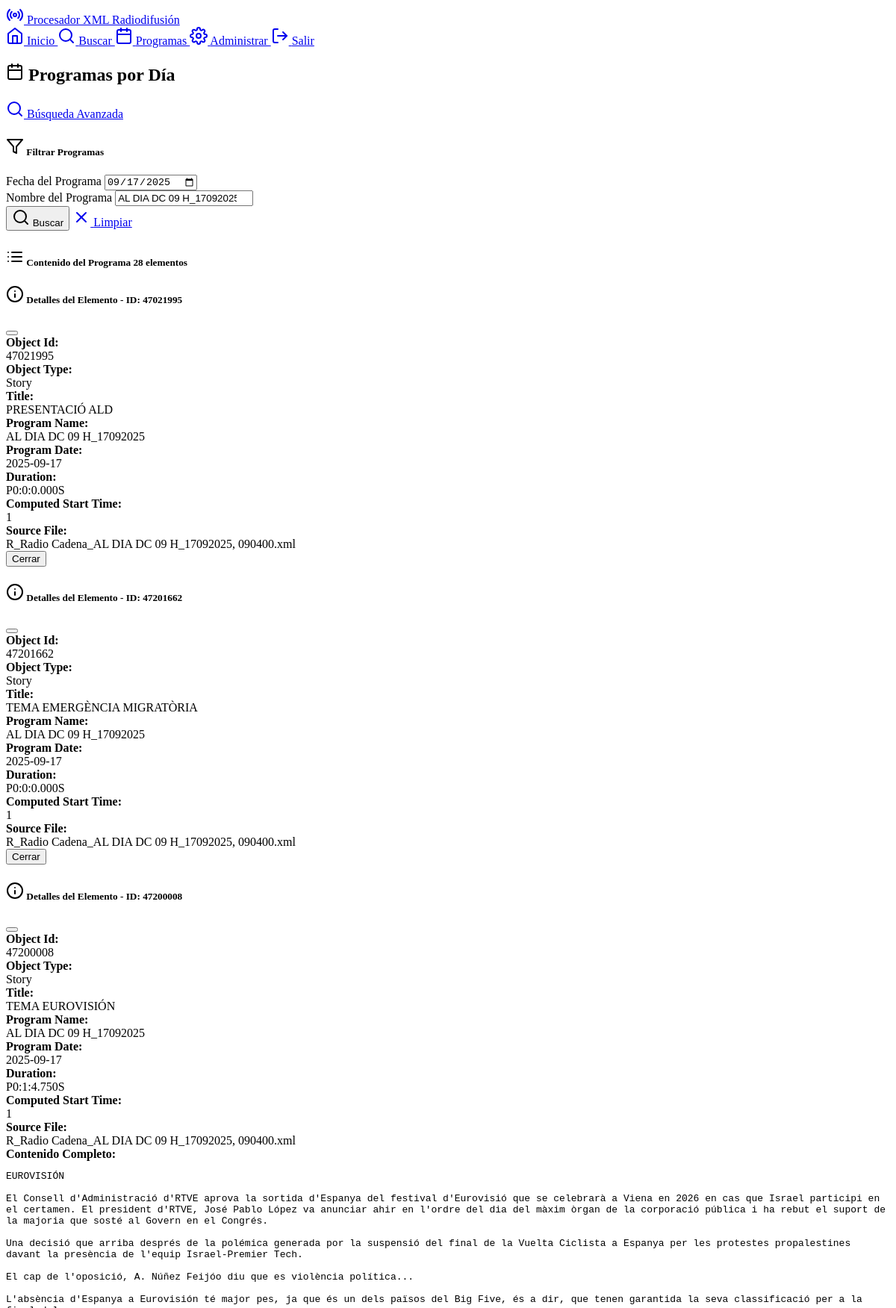
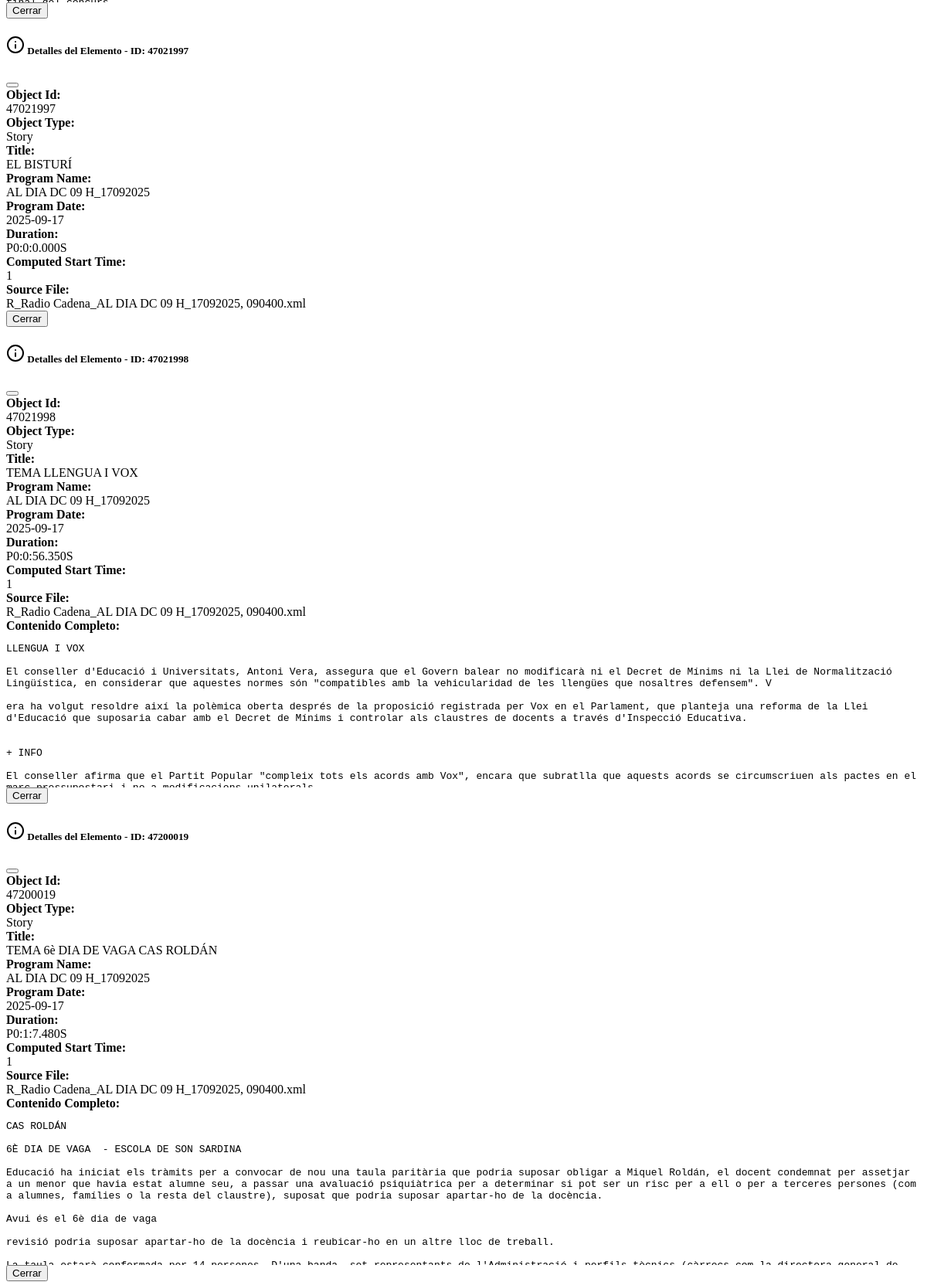
The page /programs?date=2025-09-17&program=AL+DIA+DC+09+H_17092025 (signed in, upper part) on the database its author committed (2 pictures, top to bottom).
### models.py (models this page shows, shortened)
class XMLData(db.Model):
    __tablename__ = 'xml_data'
    id = db.Column(Integer, primary_key=True, autoincrement=True)
    guid = db.Column(Text)
    object_id = db.Column(Text)
    object_type = db.Column(Text)
    timestamp = db.Column(Text)
    broadcast_start_time = db.Column(Text)
    broadcast_end_time = db.Column(Text)
    duration = db.Column(Text)
    title = db.Column(Text)
    text_content = db.Column(Text)
    text_duration = db.Column(Text)
    text_timing = db.Column(Text)
    timegap_timing = db.Column(Text)
    clip_timing = db.Column(Text)
    title_status = db.Column(Text)
    title_type = db.Column(Text)
    site_name = db.Column(Text)
    site_version = db.Column(Text)
    export_path = db.Column(Text)
    planning_area = db.Column(Text)
    linked_story = db.Column(Text)
    language_cat = db.Column(Text)
    language_vo = db.Column(Text)
    language_esp = db.Column(Text)
    has_audio_track = db.Column(Text)
    fact_date = db.Column(Text)
    cms_publish_date = db.Column(Text)
    la_carta_publish_date = db.Column(Text)
    record_date = db.Column(Text)
    start_date = db.Column(Text)
    end_date = db.Column(Text)
    kill_date = db.Column(Text)
    comment = db.Column(Text)
    locator_type = db.Column(Text)
    locator_family = db.Column(Text)
    computed_start_time = db.Column(Text)
    planned_duration = db.Column(Text)
    calculated_duration = db.Column(Text)
    program_start_time = db.Column(Text)
    reporter = db.Column(Text)
    guest = db.Column(Text)
    contact = db.Column(Text)
    contact_phone = db.Column(Text)
    edi = db.Column(Text)
    lin = db.Column(Text)
    observations = db.Column(Text)
    item_code = db.Column(Text)
    program_name = db.Column(Text)
    program_date = db.Column(Text)
    source_file = db.Column(Text)
    created_at = db.Column(DateTime, default=datetime.utcnow)

### routes.py (the view)
@app.route('/programs')
@login_required
def programs():
    programs_data = db.session.query(
        XMLData.program_name,
        XMLData.program_date,
        db.func.count(XMLData.id).label('story_count')
    ).filter(
        XMLData.program_name.isnot(None),
        XMLData.program_date.isnot(None)
    ).group_by(
        XMLData.program_name,
        XMLData.program_date
    ).order_by(
        XMLData.program_date.desc(),
        XMLData.program_name
    ).all()
    unique_programs = db.session.query(
        XMLData.program_name
    ).filter(
        XMLData.program_name.isnot(None)
    ).distinct().order_by(XMLData.program_name).all()
    program_names = [program[0] for program in unique_programs]
    selected_date = request.args.get('date', '')
    selected_program = request.args.get('program', '')
    filtered_results = []
    if selected_date or selected_program:
        query = XMLData.query
        if selected_date:
            query = query.filter(XMLData.program_date == selected_date)
        if selected_program:
            query = query.filter(XMLData.program_name.contains(selected_program))
        filtered_results = query.limit(100).all()
    return render_template('programs.html',
                         programs_data=programs_data,
                         filtered_results=filtered_results,
                         selected_date=selected_date,
                         selected_program=selected_program,
                         program_names=program_names)

### routes.py (called while the page is built)
def login_required(f):
    @wraps(f)
    def decorated_function(*args, **kwargs):
        if 'user_id' not in session:
            return redirect(url_for('login'))
        return f(*args, **kwargs)
    return decorated_function

### templates/programs.html (shortened to what this page needs)
{% extends "base.html" %}
{% block content %}
<div class="container mt-4">
    <div class="d-flex justify-content-between align-items-center mb-4">
        <h2>
            <i data-feather="calendar" class="me-2"></i>
            Programas por Día
        </h2>
        <a href="{{ url_for('search') }}" class="btn btn-outline-primary">
            <i data-feather="search" class="me-1"></i>
            Búsqueda Avanzada
        </a>
    </div>
    <div class="card mb-4">
        <div class="card-header">
            <h5 class="mb-0">
                <i data-feather="filter" class="me-1"></i>
                Filtrar Programas
            </h5>
        </div>
        <div class="card-body">
            <form method="GET" action="{{ url_for('programs') }}">
                <div class="row g-3">
                    <div class="col-md-6">
                        <label for="date" class="form-label">Fecha del Programa</label>
                        <input type="date" class="form-control" id="date" name="date"
                               value="{{ selected_date }}">
                    </div>
                    <div class="col-md-6">
                        <label for="program" class="form-label">Nombre del Programa</label>
                        <input type="text" class="form-control" id="program" name="program"
                               value="{{ selected_program }}" placeholder="ej. INFORMATIU MATI" list="program-suggestions">
                    </div>
                </div>
                <div class="mt-3">
                    <button type="submit" class="btn btn-primary">
                        <i data-feather="search" class="me-1"></i>
                        Buscar
                    </button>
                    <a href="{{ url_for('programs') }}" class="btn btn-outline-secondary ms-2">
                        <i data-feather="x" class="me-1"></i>
                        Limpiar
                    </a>
                </div>
            </form>
        </div>
    </div>
    {% if filtered_results %}
    <div class="card">
        <div class="card-header d-flex justify-content-between align-items-center">
            <h5 class="mb-0">
                <i data-feather="list" class="me-2"></i>
                Contenido del Programa
                <span class="badge bg-primary ms-2">{{ filtered_results|length }} elementos</span>
            </h5>
        </div>
        <div class="table-responsive">
            <table class="table table-striped results-table mb-0">
                <tbody>
                    {% for result in filtered_results %}
                    <div class="modal fade" id="detailModal{{ result.id }}" tabindex="-1">
                        <div class="modal-dialog modal-lg">
                            <div class="modal-content">
                                <div class="modal-header">
                                    <h5 class="modal-title">
                                        <i data-feather="info"></i>
                                        Detalles del Elemento - ID: {{ result.object_id or result.id }}
                                    </h5>
                                    <button type="button" class="btn-close" data-bs-dismiss="modal"></button>
                                </div>
                                <div class="modal-body">
                                    <div class="row g-3">
                                        {% for field in ['object_id', 'item_code', 'object_type', 'title', 'program_name', 'program_date', 'duration', 'broadcast_start_time', 'broadcast_end_time', 'computed_start_time', 'planned_duration', 'calculated_duration', 'reporter', 'guest', 'contact', 'contact_phone', 'edi', 'lin', 'observations', 'title_type', 'record_date', 'source_file', 'guid'] %}
                                            {% set value = result[field] if result[field] else 'N/A' %}
                                            {% if value != 'N/A' %}
                                            <div class="col-md-6">
                                                <strong>{{ field.replace('_', ' ').title() }}:</strong>
                                                <div class="text-muted small">{{ value }}</div>
                                            </div>
                                            {% endif %}
                                        {% endfor %}
                                    </div>
                                    {% if result.text_content %}
                                        <div class="mt-4">
                                            <strong>Contenido Completo:</strong>
                                            <div class="bg-dark border p-3 rounded mt-2" style="max-height: 200px; overflow-y: auto; color: var(--bs-light);">
                                                <pre class="mb-0" style="white-space: pre-wrap; color: inherit;">{{ result.text_content }}</pre>
                                            </div>
                                        </div>
                                    {% endif %}
                                </div>
                                <div class="modal-footer">
                                    <button type="button" class="btn btn-secondary" data-bs-dismiss="modal">Cerrar</button>
                                </div>
                            </div>
                        </div>
                    </div>
                    {% endfor %}
                </tbody>
            </table>
        </div>
    </div>
    {% endif %}
</div>
{% endblock %}

### templates/base.html (style rules this page uses)
.results-table { font-size: 0.875rem; }

### rows shown on the page
XMLData: object "47021995", replace "Object Id" "Object Type" "Title" "Program Name" "Program Date" "Duration" "Computed Start Time" "Source File", ca "47021995" "Story" "PRESENTACIÓ ALD" "AL DIA DC 09 H_17092025" "2025-09-17" "P0:0:0.000S" "1" "R_Radio Cadena_AL DIA DC 09 H_17092025, 090400.xml"
XMLData: object "47201662", replace "Object Id" "Object Type" "Title" "Program Name" "Program Date" "Duration" "Computed Start Time" "Source File", ca "47201662" "Story" "TEMA EMERGÈNCIA MIGRATÒRIA" "AL DIA DC 09 H_17092025" "2025-09-17" "P0:0:0.000S" "1" "R_Radio Cadena_AL DIA DC 09 H_17092025, 090400.xml"
XMLData: object "47200008", replace "Object Id" "Object Type" "Title" "Program Name" "Program Date" "Duration" "Computed Start Time" "Source File", ca "47200008" "Story" "TEMA EUROVISIÓN" "AL DIA DC 09 H_17092025" "2025-09-17" "P0:1:4.750S" "1" "R_Radio Cadena_AL DIA DC 09 H_17092025, 090400.xml", text_content "EUROVISIÓN El Consell d'Administració d'RTVE aprova la sortida d'Espanya del festival d'Eurovisió que se celebrarà a Viena en 2026 en cas que Israel participi en el certamen. El president d'RTVE, José Pablo López va anunciar ahir en l'ordre del dia del màxim òrgan de la corporació pública i ha rebut el suport de la majoria que sosté al Govern en el Congrés. Una decisió que arriba després de la polémica generada por la suspensió del final de la Vuelta Ciclista a Espanya per les protestes propalestines davant la presència de l'equip Israel-Premier Tech. El cap de l'oposició, A. Núñez Feijóo diu que es violència política... L'absència d'Espanya a Eurovisión té major pes, ja que és un dels…"
XMLData: object "47021997", replace "Object Id" "Object Type" "Title" "Program Name" "Program Date" "Duration" "Computed Start Time" "Source File", ca "47021997" "Story" "EL BISTURÍ" "AL DIA DC 09 H_17092025" "2025-09-17" "P0:0:0.000S" "1" "R_Radio Cadena_AL DIA DC 09 H_17092025, 090400.xml"
XMLData: object "47021998", replace "Object Id" "Object Type" "Title" "Program Name" "Program Date" "Duration" "Computed Start Time" "Source File", ca "47021998" "Story" "TEMA LLENGUA I VOX" "AL DIA DC 09 H_17092025" "2025-09-17" "P0:0:56.350S" "1" "R_Radio Cadena_AL DIA DC 09 H_17092025, 090400.xml", text_content "LLENGUA I VOX El conseller d'Educació i Universitats, Antoni Vera, assegura que el Govern balear no modificarà ni el Decret de Mínims ni la Llei de Normalització Lingüística, en considerar que aquestes normes són \"compatibles amb la vehicularidad de les llengües que nosaltres defensem\". V era ha volgut resoldre així la polèmica oberta després de la proposició registrada per Vox en el Parlament, que planteja una reforma de la Llei d'Educació que suposaria cabar amb el Decret de Mínims i controlar als claustres de docents a través d'Inspecció Educativa. + INFO El conseller afirma que el Partit Popular \"compleix tots els acords amb Vox\", encara que subratlla que aquests acords se circumscriuen…"
XMLData: object "47200019", replace "Object Id" "Object Type" "Title" "Program Name" "Program Date" "Duration" "Computed Start Time" "Source File", ca "47200019" "Story" "TEMA 6è DIA DE VAGA CAS ROLDÁN" "AL DIA DC 09 H_17092025" "2025-09-17" "P0:1:7.480S" "1" "R_Radio Cadena_AL DIA DC 09 H_17092025, 090400.xml", text_content "CAS ROLDÁN 6È DIA DE VAGA - ESCOLA DE SON SARDINA Educació ha iniciat els tràmits per a convocar de nou una taula paritària que podria suposar obligar a Miquel Roldán, el docent condemnat per assetjar a un menor que havia estat alumne seu, a passar una avaluació psiquiàtrica per a determinar si pot ser un risc per a ell o per a terceres persones (com a alumnes, famílies o la resta del claustre), suposat que podria suposar apartar-ho de la docència. Avui és el 6è dia de vaga revisió podria suposar apartar-ho de la docència i reubicar-ho en un altre lloc de treball.…"

### other values the page prints
{{ filtered_results|length }} "28"
